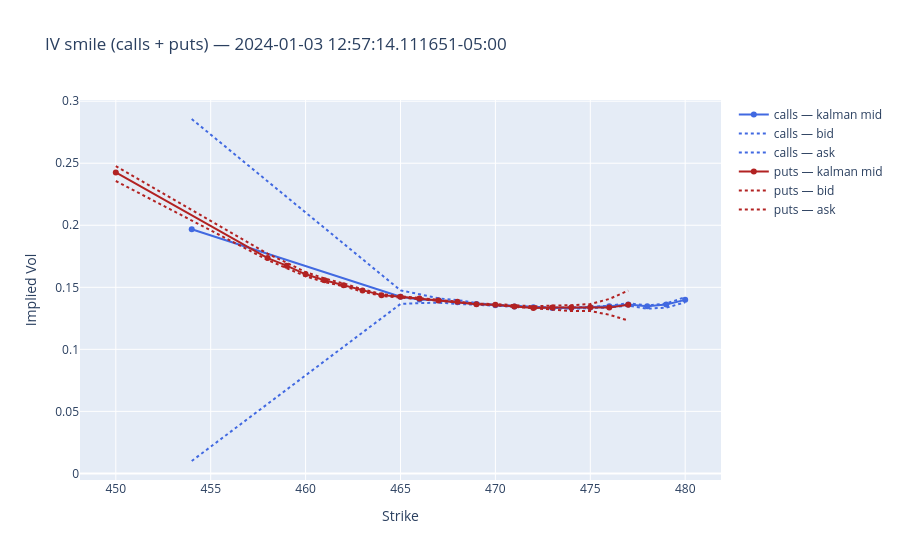

Notebook code for this chart:
### Markdown cell above
## Smile snapshot — calls and puts on the same chart

### Code cell
import utils as _u

strikes_all = sorted(df_iv_surface_long["strike"].unique().to_list())
strikes_C = sorted(df_iv_surface_long.filter(pl.col("is_call"))["strike"].unique().to_list())
strikes_P = sorted(df_iv_surface_long.filter(~pl.col("is_call"))["strike"].unique().to_list())

_, expiry, _ = _u.parse_option_ticker(
    df_tickers.filter(pl.col("ticker").str.contains("C"))["ticker"][0]
)

snapshot_ts = df_filtered["ts_ns"][df_filtered.shape[0] // 2]
row = df_iv_surface_wide.filter(pl.col("ts_ns") <= snapshot_ts).tail(1)

fig = go.Figure()

fig.add_trace(
    go.Scatter(
        x=strikes_C,
        y=[row[f"kalman_iv_{int(k)}_C"][0] for k in strikes_C],
        mode="lines+markers",
        name="calls — kalman mid",
        line=dict(color="royalblue"),
    )
)
fig.add_trace(
    go.Scatter(
        x=strikes_C,
        y=[row[f"bid_iv_{int(k)}_C"][0] for k in strikes_C],
        mode="lines",
        name="calls — bid",
        line=dict(color="royalblue", dash="dot"),
    )
)
fig.add_trace(
    go.Scatter(
        x=strikes_C,
        y=[row[f"ask_iv_{int(k)}_C"][0] for k in strikes_C],
        mode="lines",
        name="calls — ask",
        line=dict(color="royalblue", dash="dot"),
    )
)

fig.add_trace(
    go.Scatter(
        x=strikes_P,
        y=[row[f"kalman_iv_{int(k)}_P"][0] for k in strikes_P],
        mode="lines+markers",
        name="puts — kalman mid",
        line=dict(color="firebrick"),
    )
)
fig.add_trace(
    go.Scatter(
        x=strikes_P,
        y=[row[f"bid_iv_{int(k)}_P"][0] for k in strikes_P],
        mode="lines",
        name="puts — bid",
        line=dict(color="firebrick", dash="dot"),
    )
)
fig.add_trace(
    go.Scatter(
        x=strikes_P,
        y=[row[f"ask_iv_{int(k)}_P"][0] for k in strikes_P],
        mode="lines",
        name="puts — ask",
        line=dict(color="firebrick", dash="dot"),
    )
)

fig.update_layout(
    title=f"IV smile (calls + puts) — {snapshot_ts}",
    xaxis_title="Strike",
    yaxis_title="Implied Vol",
)
fig.show()

### Figure 1 — Plotly figure (JSON) as saved in the notebook; plotly's stock layout.template omitted (floating-point values rounded to 4 significant figures)
{"data": [{"line": {"color": "royalblue"}, "mode": "lines+markers", "name": "calls — kalman mid", "type": "scatter", "x": [454, 465, 466, 467, 468, 469, 470, 471, 472, 473, 474, 475, 476, 477, 478, 479, 480], "y": [0.1968, 0.1424, 0.1402, 0.1396, 0.1379, 0.1365, 0.1355, 0.1346, 0.1338, 0.1334, 0.1333, 0.1337, 0.1347, 0.1362, 0.1348, 0.1361, 0.1399]}, {"line": {"color": "royalblue", "dash": "dot"}, "mode": "lines", "name": "calls — bid", "type": "scatter", "x": [454, 465, 466, 467, 468, 469, 470, 471, 472, 473, 474, 475, 476, 477, 478, 479, 480], "y": [0.01, 0.1366, 0.1373, 0.1376, 0.1366, 0.1358, 0.1352, 0.1342, 0.1336, 0.133, 0.1328, 0.1331, 0.1337, 0.1354, 0.1328, 0.1336, 0.1378]}, {"line": {"color": "royalblue", "dash": "dot"}, "mode": "lines", "name": "calls — ask", "type": "scatter", "x": [454, 465, 466, 467, 468, 469, 470, 471, 472, 473, 474, 475, 476, 477, 478, 479, 480], "y": [0.2856, 0.1475, 0.1444, 0.1411, 0.1397, 0.1373, 0.1359, 0.1349, 0.1343, 0.1338, 0.1337, 0.1343, 0.1351, 0.1372, 0.1353, 0.1369, 0.1421]}, {"line": {"color": "firebrick"}, "mode": "lines+markers", "name": "puts — kalman mid", "type": "scatter", "x": [450, 458, 459, 460, 461, 462, 463, 464, 465, 466, 467, 468, 469, 470, 471, 472, 473, 474, 475, 476, 477], "y": [0.2426, 0.1736, 0.1675, 0.1605, 0.1556, 0.1517, 0.1474, 0.1437, 0.1425, 0.1411, 0.1394, 0.1384, 0.1364, 0.1358, 0.1344, 0.1334, 0.1338, 0.1338, 0.1339, 0.1336, 0.136]}, {"line": {"color": "firebrick", "dash": "dot"}, "mode": "lines", "name": "puts — bid", "type": "scatter", "x": [450, 458, 459, 460, 461, 462, 463, 464, 465, 466, 467, 468, 469, 470, 471, 472, 473, 474, 475, 476, 477], "y": [0.2357, 0.172, 0.1654, 0.1589, 0.1542, 0.1508, 0.1465, 0.143, 0.1416, 0.1404, 0.1389, 0.1378, 0.1362, 0.1351, 0.1342, 0.1332, 0.132, 0.1309, 0.1309, 0.1279, 0.1232]}, {"line": {"color": "firebrick", "dash": "dot"}, "mode": "lines", "name": "puts — ask", "type": "scatter", "x": [450, 458, 459, 460, 461, 462, 463, 464, 465, 466, 467, 468, 469, 470, 471, 472, 473, 474, 475, 476, 477], "y": [0.2476, 0.1771, 0.1698, 0.1623, 0.1571, 0.1532, 0.1484, 0.1445, 0.1429, 0.1414, 0.1398, 0.1386, 0.1369, 0.1365, 0.1356, 0.1347, 0.1353, 0.1356, 0.1365, 0.1406, 0.1473]}], "layout": {"title": {"text": "IV smile (calls + puts) — 2024-01-03 12:57:14.111651-05:00"}, "xaxis": {"title": {"text": "Strike"}}, "yaxis": {"title": {"text": "Implied Vol"}}}}
